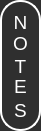
    <widget class="QFrame" name="Notes_Label_Frame">
     <property name="geometry">
      <rect>
       <x>10</x>
       <y>678</y>
       <width>41</width>
       <height>131</height>
      </rect>
     </property>
     <property name="minimumSize">
      <size>
       <width>41</width>
       <height>131</height>
      </size>
     </property>
     <property name="maximumSize">
      <size>
       <width>41</width>
       <height>131</height>
      </size>
     </property>
     <property name="styleSheet">
      <string notr="true">QWidget{
	background-color: #2F2F2F;
	color: rgb(255, 255, 255);
	border: 2px solid #ffffff;
	border-style: outset;
    	border-radius: 20px;
}</string>
     </property>
     <property name="frameShape">
      <enum>QFrame::StyledPanel</enum>
     </property>
     <property name="frameShadow">
      <enum>QFrame::Raised</enum>
     </property>
     <widget class="QLabel" name="Notes_Text_Label">
      <property name="geometry">
       <rect>
        <x>0</x>
        <y>2</y>
        <width>41</width>
        <height>41</height>
       </rect>
      </property>
      <property name="layoutDirection">
       <enum>Qt::LeftToRight</enum>
      </property>
      <property name="autoFillBackground">
       <bool>false</bool>
      </property>
      <property name="styleSheet">
       <string notr="true">QLabel {
border: none;
background-color: rgba(0, 0, 0, 0);
color: rgb(255, 255, 255);
font: 75 18pt &quot;Acme&quot;;
}</string>
      </property>
      <property name="text">
       <string>&lt;!DOCTYPE HTML PUBLIC &quot;-//W3C//DTD HTML 4.0//EN&quot; &quot;http://www.w3.org/TR/REC-html40/strict.dtd&quot;&gt;
&lt;html&gt;&lt;head&gt;&lt;meta name=&quot;qrichtext&quot; content=&quot;1&quot; /&gt;&lt;style type=&quot;text/css&quot;&gt;
p, li { white-space: pre-wrap; }
&lt;/style&gt;&lt;/head&gt;&lt;body style=&quot; font-family:'Acme'; font-size:18pt; font-weight:72; font-style:normal;&quot;&gt;
&lt;p style=&quot; margin-top:12px; margin-bottom:12px; margin-left:0px; margin-right:0px; -qt-block-indent:0; text-indent:0px;&quot;&gt;&lt;span style=&quot; font-size:14pt;&quot;&gt;N&lt;/span&gt;&lt;/p&gt;&lt;/body&gt;&lt;/html&gt;</string>
      </property>
      <property name="textFormat">
       <enum>Qt::RichText</enum>
      </property>
      <property name="scaledContents">
       <bool>false</bool>
      </property>
      <property name="alignment">
       <set>Qt::AlignCenter</set>
      </property>
      <property name="wordWrap">
       <bool>false</bool>
      </property>
      <property name="openExternalLinks">
       <bool>false</bool>
      </property>
     </widget>
     <widget class="QLabel" name="Notes_Text_Label_2">
      <property name="geometry">
       <rect>
        <x>0</x>
        <y>23</y>
        <width>41</width>
        <height>41</height>
       </rect>
      </property>
      <property name="layoutDirection">
       <enum>Qt::LeftToRight</enum>
      </property>
      <property name="autoFillBackground">
       <bool>false</bool>
      </property>
      <property name="styleSheet">
       <string notr="true">QLabel {
border: none;
background-color: rgba(0, 0, 0, 0);
color: rgb(255, 255, 255);
font: 75 18pt &quot;Acme&quot;;
}</string>
      </property>
      <property name="text">
       <string>&lt;!DOCTYPE HTML PUBLIC &quot;-//W3C//DTD HTML 4.0//EN&quot; &quot;http://www.w3.org/TR/REC-html40/strict.dtd&quot;&gt;
&lt;html&gt;&lt;head&gt;&lt;meta name=&quot;qrichtext&quot; content=&quot;1&quot; /&gt;&lt;style type=&quot;text/css&quot;&gt;
p, li { white-space: pre-wrap; }
&lt;/style&gt;&lt;/head&gt;&lt;body style=&quot; font-family:'Acme'; font-size:18pt; font-weight:72; font-style:normal;&quot;&gt;
&lt;p style=&quot; margin-top:12px; margin-bottom:12px; margin-left:0px; margin-right:0px; -qt-block-indent:0; text-indent:0px;&quot;&gt;&lt;span style=&quot; font-size:14pt;&quot;&gt;O&lt;/span&gt;&lt;/p&gt;&lt;/body&gt;&lt;/html&gt;</string>
      </property>
      <property name="textFormat">
       <enum>Qt::RichText</enum>
      </property>
      <property name="scaledContents">
       <bool>false</bool>
      </property>
      <property name="alignment">
       <set>Qt::AlignCenter</set>
      </property>
      <property name="wordWrap">
       <bool>false</bool>
      </property>
      <property name="openExternalLinks">
       <bool>false</bool>
      </property>
     </widget>
     <widget class="QLabel" name="Notes_Text_Label_3">
      <property name="geometry">
       <rect>
        <x>0</x>
        <y>46</y>
        <width>41</width>
        <height>41</height>
       </rect>
      </property>
      <property name="layoutDirection">
       <enum>Qt::LeftToRight</enum>
      </property>
      <property name="autoFillBackground">
       <bool>false</bool>
      </property>
      <property name="styleSheet">
       <string notr="true">QLabel {
border: none;
background-color: rgba(0, 0, 0, 0);
color: rgb(255, 255, 255);
font: 75 18pt &quot;Acme&quot;;
}</string>
      </property>
      <property name="text">
       <string>&lt;!DOCTYPE HTML PUBLIC &quot;-//W3C//DTD HTML 4.0//EN&quot; &quot;http://www.w3.org/TR/REC-html40/strict.dtd&quot;&gt;
&lt;html&gt;&lt;head&gt;&lt;meta name=&quot;qrichtext&quot; content=&quot;1&quot; /&gt;&lt;style type=&quot;text/css&quot;&gt;
p, li { white-space: pre-wrap; }
&lt;/style&gt;&lt;/head&gt;&lt;body style=&quot; font-family:'Acme'; font-size:18pt; font-weight:72; font-style:normal;&quot;&gt;
&lt;p style=&quot; margin-top:12px; margin-bottom:12px; margin-left:0px; margin-right:0px; -qt-block-indent:0; text-indent:0px;&quot;&gt;&lt;span style=&quot; font-size:14pt;&quot;&gt;T&lt;/span&gt;&lt;/p&gt;&lt;/body&gt;&lt;/html&gt;</string>
      </property>
      <property name="textFormat">
       <enum>Qt::RichText</enum>
      </property>
      <property name="scaledContents">
       <bool>false</bool>
      </property>
      <property name="alignment">
       <set>Qt::AlignCenter</set>
      </property>
      <property name="wordWrap">
       <bool>false</bool>
      </property>
      <property name="openExternalLinks">
       <bool>false</bool>
      </property>
     </widget>
     <widget class="QLabel" name="Notes_Text_Label_4">
      <property name="geometry">
       <rect>
        <x>0</x>
        <y>66</y>
        <width>41</width>
        <height>41</height>
       </rect>
      </property>
      <property name="layoutDirection">
       <enum>Qt::LeftToRight</enum>
      </property>
      <property name="autoFillBackground">
       <bool>false</bool>
      </property>
      <property name="styleSheet">
       <string notr="true">QLabel {
border: none;
background-color: rgba(0, 0, 0, 0);
color: rgb(255, 255, 255);
font: 75 18pt &quot;Acme&quot;;
}</string>
      </property>
      <property name="text">
       <string>&lt;!DOCTYPE HTML PUBLIC &quot;-//W3C//DTD HTML 4.0//EN&quot; &quot;http://www.w3.org/TR/REC-html40/strict.dtd&quot;&gt;
&lt;html&gt;&lt;head&gt;&lt;meta name=&quot;qrichtext&quot; content=&quot;1&quot; /&gt;&lt;style type=&quot;text/css&quot;&gt;
p, li { white-space: pre-wrap; }
&lt;/style&gt;&lt;/head&gt;&lt;body style=&quot; font-family:'Acme'; font-size:18pt; font-weight:72; font-style:normal;&quot;&gt;
&lt;p style=&quot; margin-top:12px; margin-bottom:12px; margin-left:0px; margin-right:0px; -qt-block-indent:0; text-indent:0px;&quot;&gt;&lt;span style=&quot; font-size:14pt;&quot;&gt;E&lt;/span&gt;&lt;/p&gt;&lt;/body&gt;&lt;/html&gt;</string>
      </property>
      <property name="textFormat">
       <enum>Qt::RichText</enum>
      </property>
      <property name="scaledContents">
       <bool>false</bool>
      </property>
      <property name="alignment">
       <set>Qt::AlignCenter</set>
      </property>
      <property name="wordWrap">
       <bool>false</bool>
      </property>
      <property name="openExternalLinks">
       <bool>false</bool>
      </property>
     </widget>
     <widget class="QLabel" name="Notes_Text_Label_5">
      <property name="geometry">
       <rect>
        <x>0</x>
        <y>90</y>
        <width>41</width>
        <height>41</height>
       </rect>
      </property>
      <property name="layoutDirection">
       <enum>Qt::LeftToRight</enum>
      </property>
      <property name="autoFillBackground">
       <bool>false</bool>
      </property>
      <property name="styleSheet">
       <string notr="true">QLabel {
border: none;
background-color: rgba(0, 0, 0, 0);
color: rgb(255, 255, 255);
font: 75 18pt &quot;Acme&quot;;
}</string>
      </property>
      <property name="text">
       <string>&lt;!DOCTYPE HTML PUBLIC &quot;-//W3C//DTD HTML 4.0//EN&quot; &quot;http://www.w3.org/TR/REC-html40/strict.dtd&quot;&gt;
&lt;html&gt;&lt;head&gt;&lt;meta name=&quot;qrichtext&quot; content=&quot;1&quot; /&gt;&lt;style type=&quot;text/css&quot;&gt;
p, li { white-space: pre-wrap; }
&lt;/style&gt;&lt;/head&gt;&lt;body style=&quot; font-family:'Acme'; font-size:18pt; font-weight:72; font-style:normal;&quot;&gt;
&lt;p style=&quot; margin-top:12px; margin-bottom:12px; margin-left:0px; margin-right:0px; -qt-block-indent:0; text-indent:0px;&quot;&gt;&lt;span style=&quot; font-size:14pt;&quot;&gt;S&lt;/span&gt;&lt;/p&gt;&lt;/body&gt;&lt;/html&gt;</string>
      </property>
      <property name="textFormat">
       <enum>Qt::RichText</enum>
      </property>
      <property name="scaledContents">
       <bool>false</bool>
      </property>
      <property name="alignment">
       <set>Qt::AlignCenter</set>
      </property>
      <property name="wordWrap">
       <bool>false</bool>
      </property>
      <property name="openExternalLinks">
       <bool>false</bool>
      </property>
     </widget>
    </widget>
